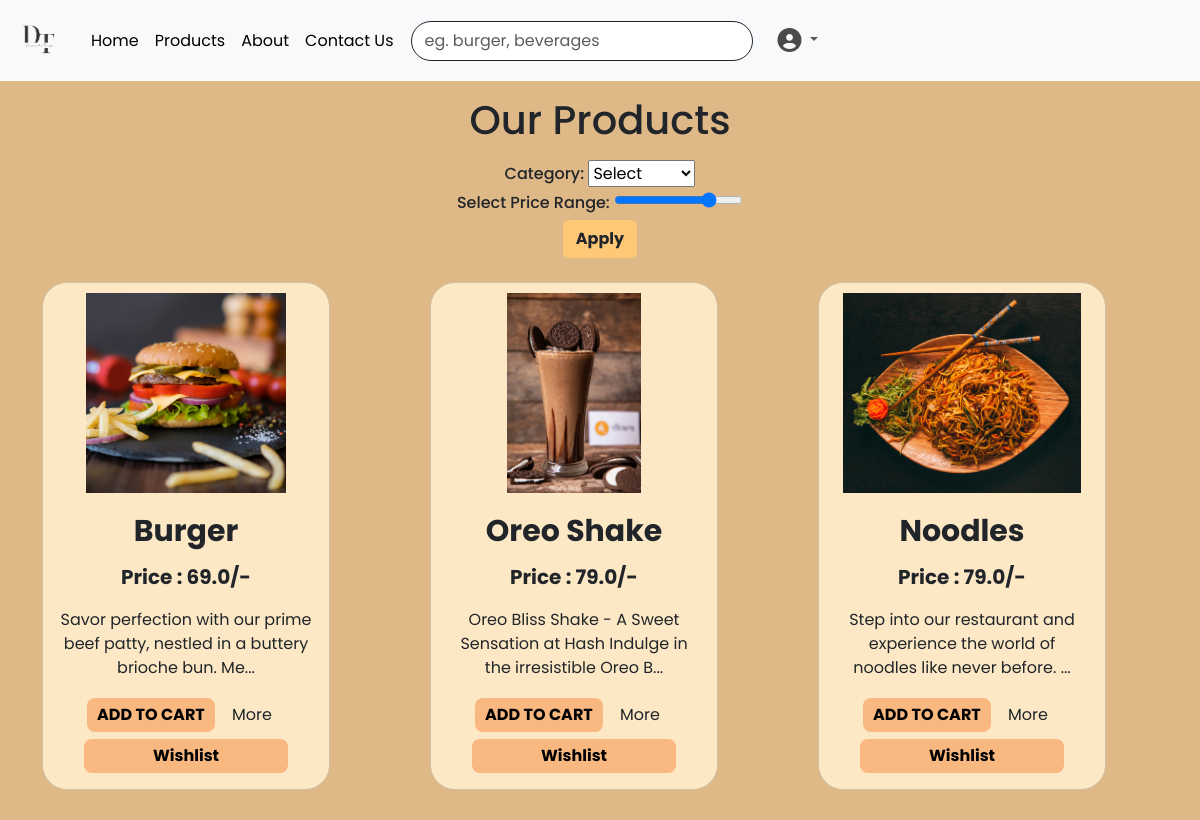
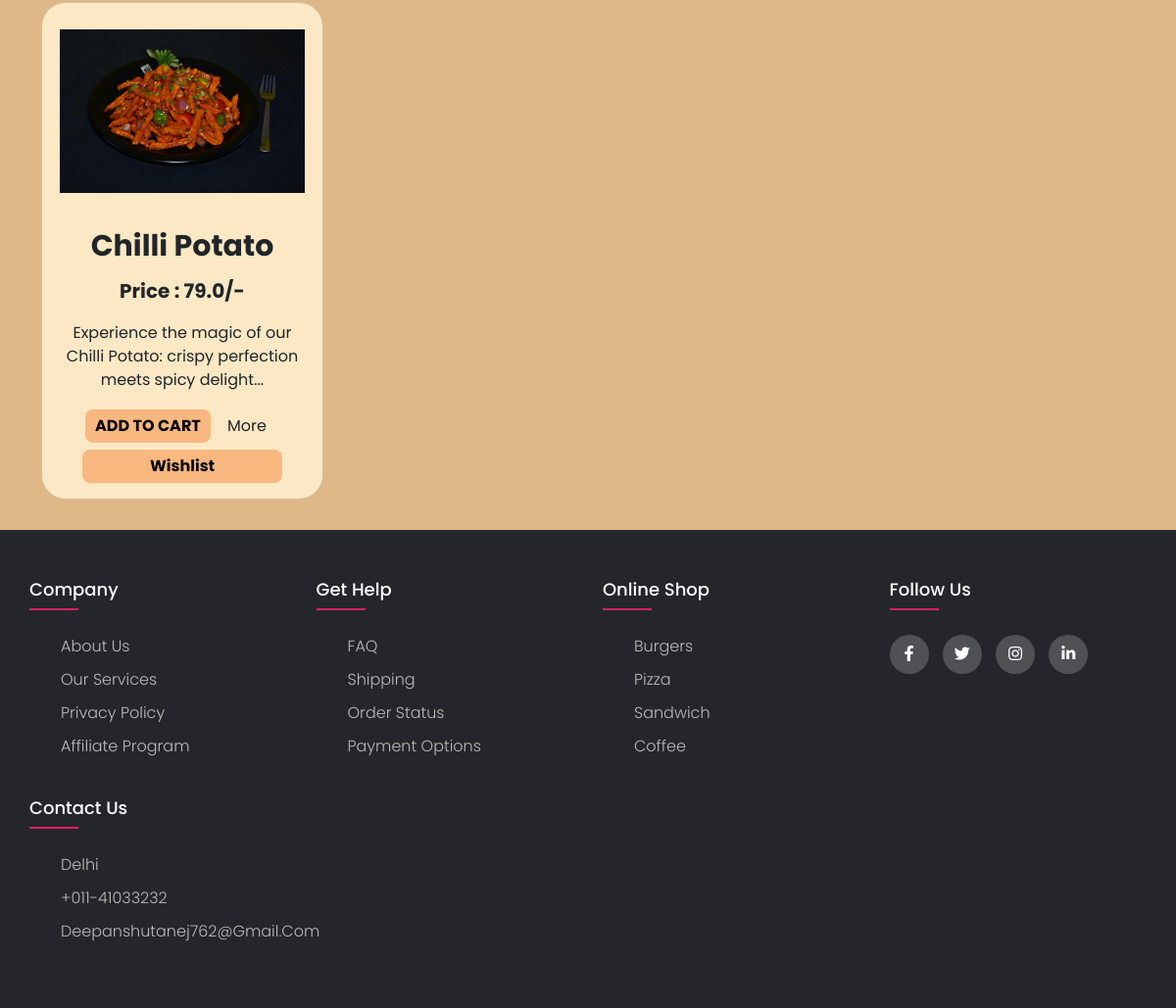
/allproducts, run on an earlier commit of the app's database (2 pictures, top to bottom).
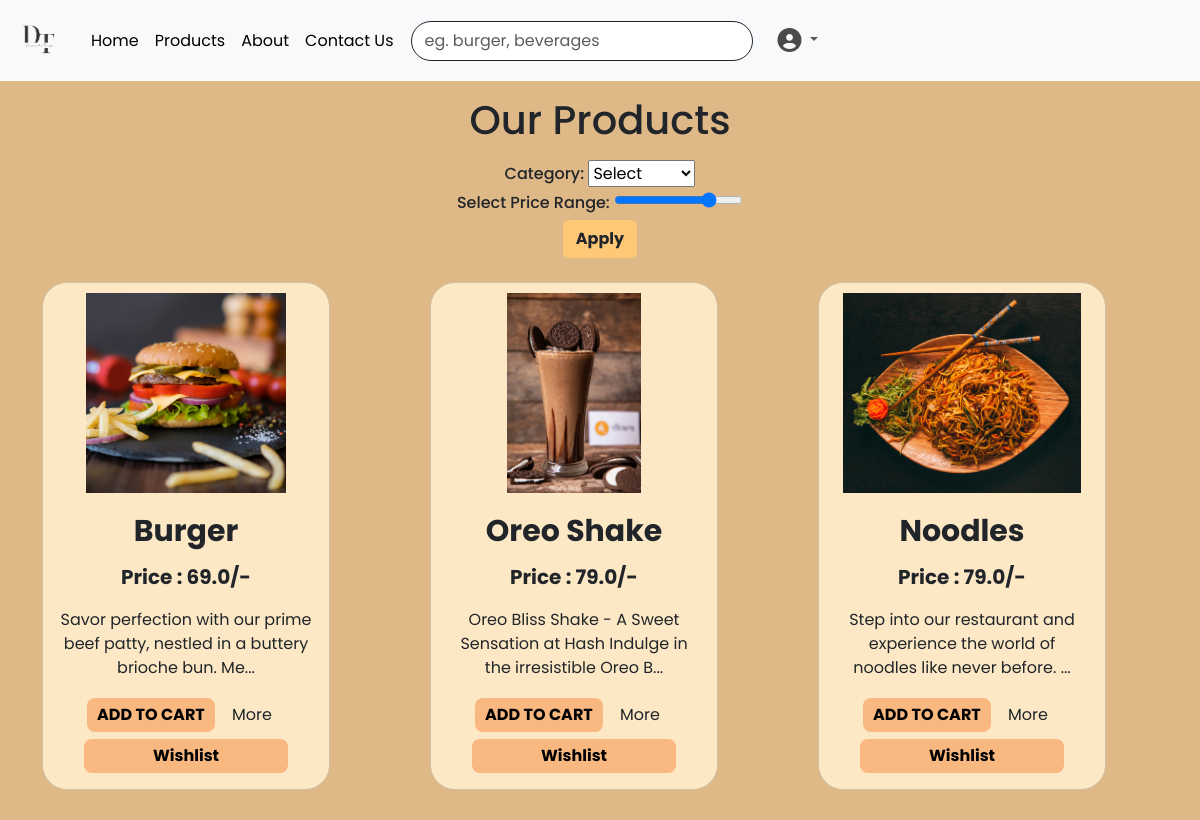
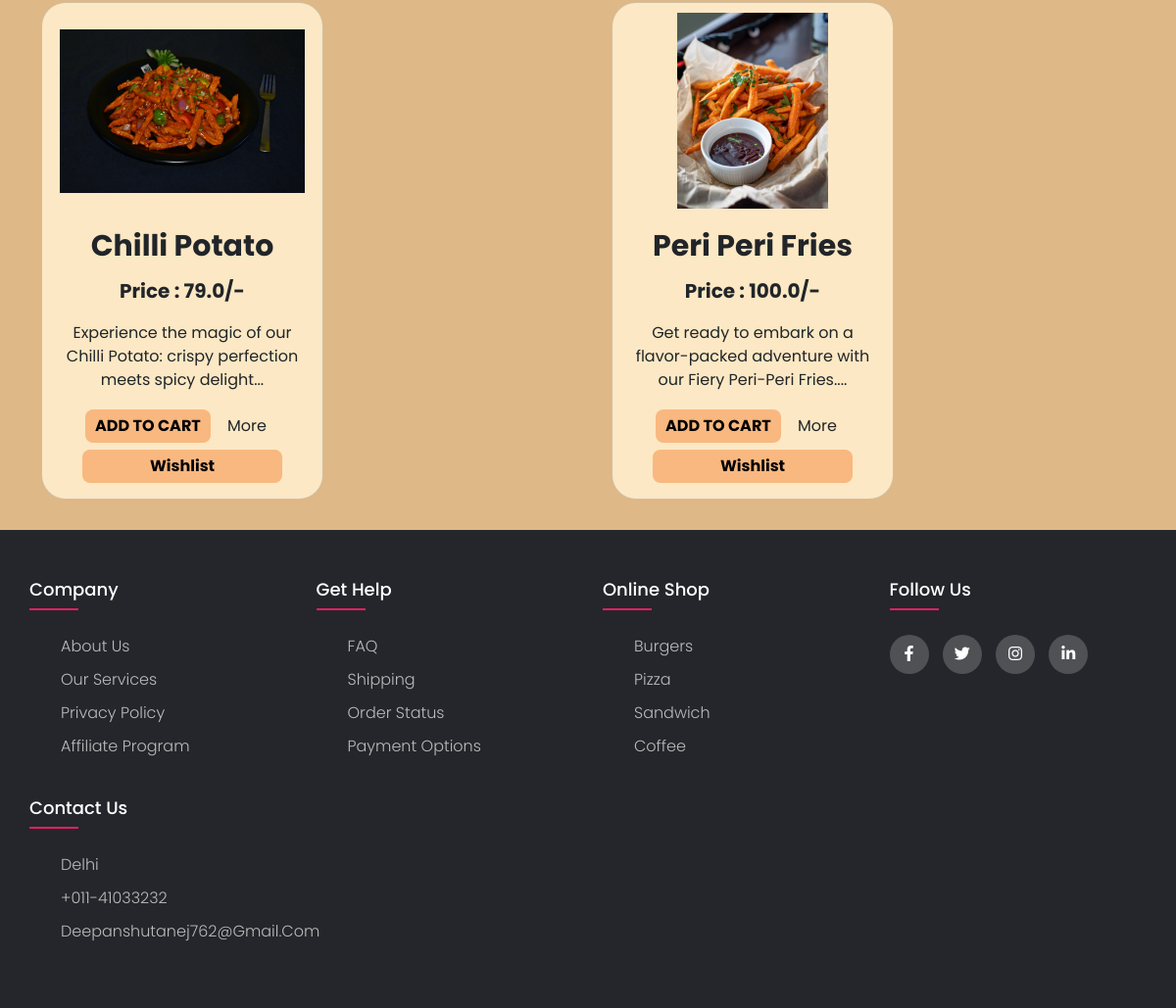
And on a later commit of the database (2 pictures, top to bottom).
### app1/models.py (models this page shows, shortened)
class Product(models.Model):
    Title = models.CharField(max_length=30)
    Product_id = models.IntegerField(unique=True)
    Description = models.CharField(max_length=1000)
    price = models.FloatField(max_length=30)
    img = models.ImageField(upload_to='images/')
    category = models.CharField(max_length=30)

### app1/views.py (the view, shortened to what this page needs)
# urls.py: path('allproducts',views.allproducts,name='allproducts'),
def  allproducts(request):
    if request.method == 'GET':
        myproducts = Product.objects.all()
        return render(request,"app1/filter.html",{'x':myproducts})

### app1/templates/app1/filter.html (shortened to what this page needs)
<!DOCTYPE html>
<html lang="en">
<head>
  {% load static %}
  <link rel="stylesheet" href="{% static 'app1/home.css' %}">
  <link href="https://cdn.jsdelivr.net/npm/bootstrap@5.3.1/dist/css/bootstrap.min.css" rel="stylesheet"
>
</head>
<body style="background-color:burlywood;">
  {% include 'app1/navbar.html' %}
  <div class="container text-center " style="padding: 15px;">
    <h1>Our Products</h1>
    <div class="container mb-2 my-3 text-center" style="min-width: auto;">
      <form method="post" action="" id="mychoice">
        <div class="container">
          <label for="food">
            <h6>Category: </h6>
          </label>
          <select name="myfood" id="food" form="mychoice">
            <option value="Select">Select</option>
          </select>
        </div>
        <label>
          <h6>Select Price Range:</h6>
        </label>
        <input type="range" min="30" max="250" value="200" name="price_range">
        <form method="post">
          <br>
          <button href="#" class="btn" style="background-color:rgb(255 200 118); font-weight: bolder;"
            type="submit">Apply</button>
        </form>
      </form>
    </div>
    <div class="row">
      {% for y in x %}
      <div class="col">
        <div class="container text-center" style="background-color: burlywood; ">
          <div class="card mb-3 mt-3" id="product-card" style="width: 18rem;
          background-color: #fce8c4;
          border-radius: 25px;
          align-items: center;">
            <img src="{{ y.img.url }}" class="card-img-top" alt="image" >
            <div class="card-body">
              <p class="card-title">{{ y.Title }}</p>
              <p style="font-weight: bold;font-size: 20px;">Price : {{y.price}}/-</p>
              <p>{{y.Description|slice:":80"}}...</p>
              <form method="post" action="{% url 'cart' %}">
                <button class="btn, btn1" value="{{y.Product_id}}" id="c_btn" name="c_btn">ADD TO CART</button>
                <a class="btn" href="{{y.id}}">More</a>
              </form>
              <form method="post" action="{% url 'add_wishlists' %}">
                <button class="btn, btn1" value="{{y.Product_id}}" id="w_btn" name="w_btn"
                  style="margin-top: 5px; width: 80%">Wishlist</button>
              </form>
            </div>
          </div>
        </div>
      </div>
      {% endfor %}
    </div>
  </div>
</body>
{% include 'app1/footer.html' %}
</html>

What changed in the data, as far as the page shows it:
added Product: img (picture), Title "Peri Peri Fries", price "100.0", Description "Get ready to embark on a flavor-packed adventure with our Fiery Peri-Peri Fries.", {{ y.Product_id }} 5 (drawn)
